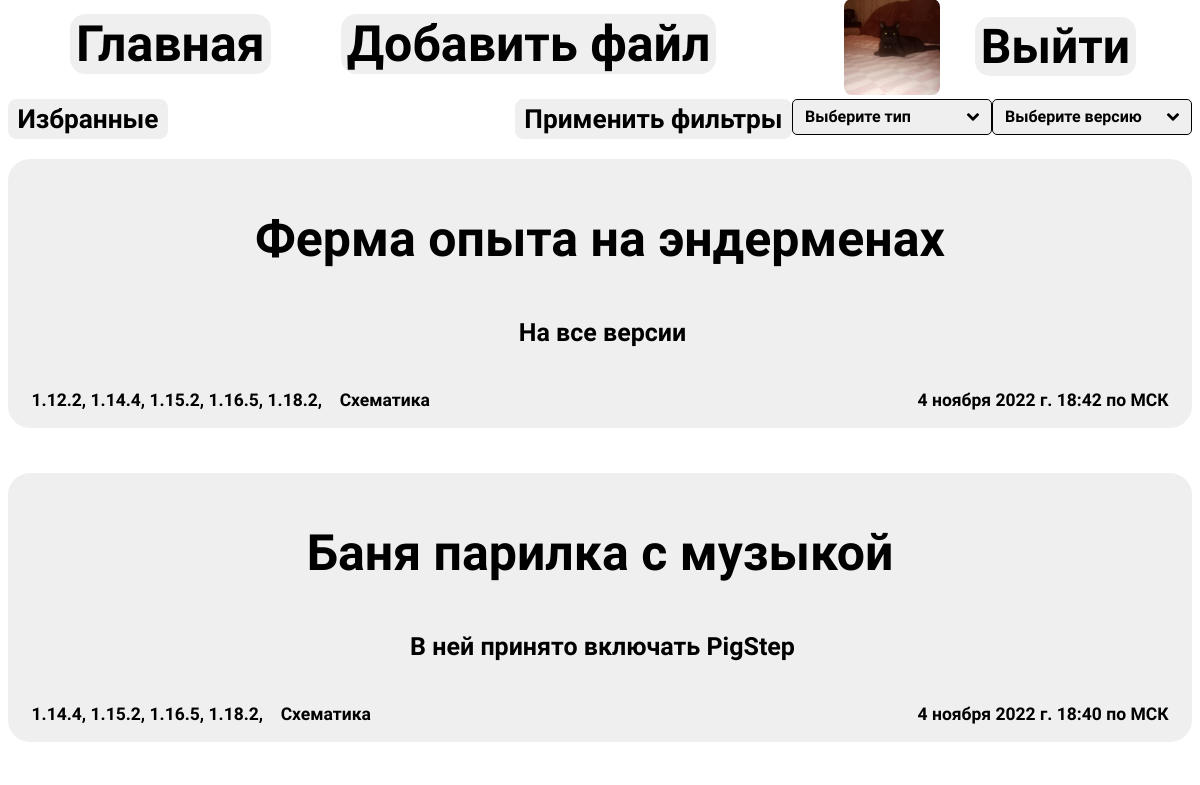
Page / (signed in, upper part) on the earlier database version.
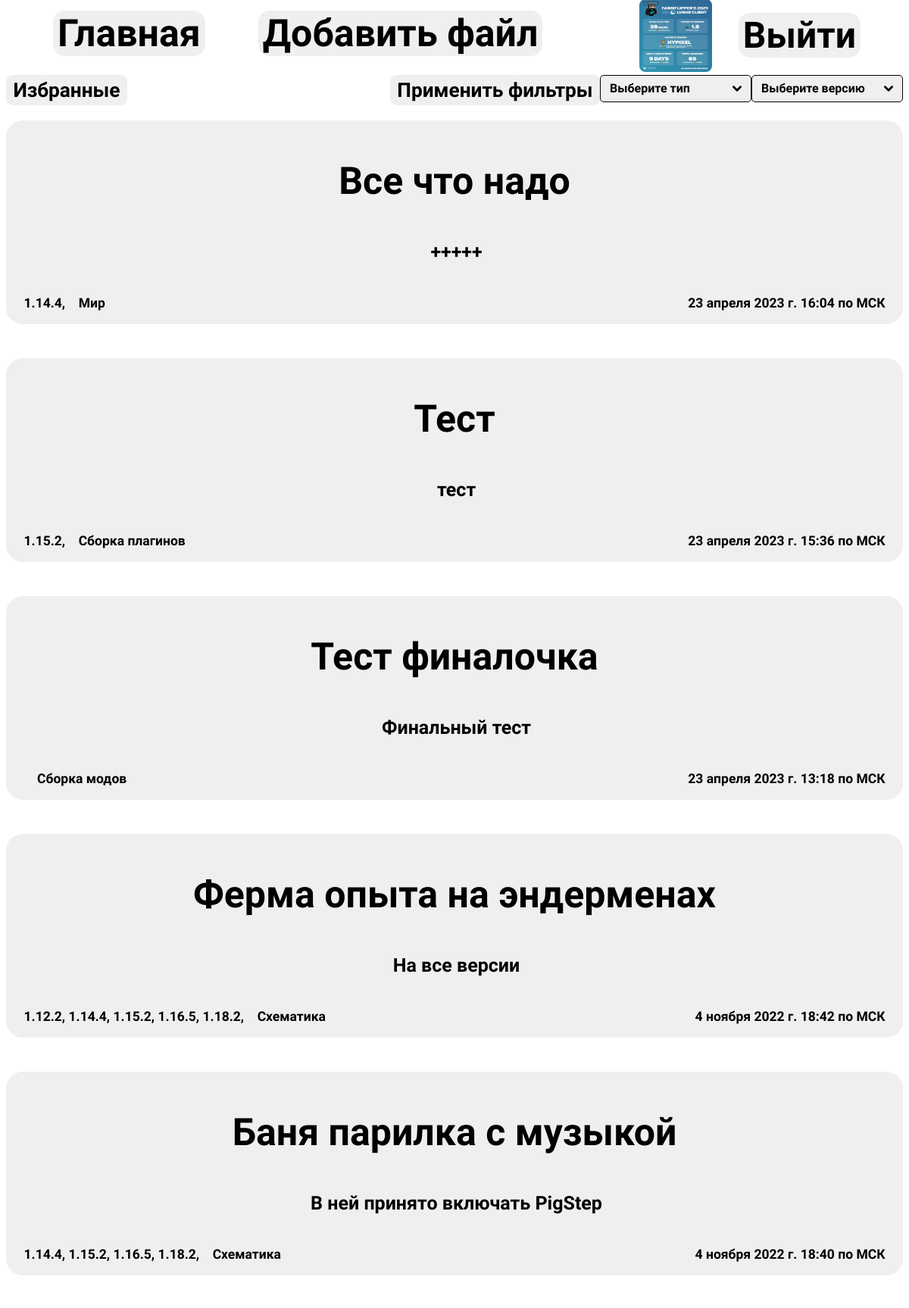
Same page on the later database version.
### users/models.py (models this page shows)
class CustomUser(AbstractUser):
    GENDERS = (
        ('m', 'Мужчина'),
        ('f', 'Женщина'),
    )
    gender = models.CharField('Пол', max_length=1, choices=GENDERS, default='')
    birth_date = models.DateField('День рождения', default='2000-01-01')
    avatar = models.ImageField('Аватарка', upload_to='avatars/', blank=True, null=True, default='standart_avatar.png')

### files/models.py (models this page shows, shortened)
class Files(models.Model):
    title = models.CharField('Название', max_length=128)
    anons = models.CharField('Анонс', max_length=250)
    url = models.URLField('URL файла для загрузки', max_length=120)
    slug = models.SlugField('URL', unique=True, db_index=True)
    full_txt = models.TextField('Полное описание')
    datetime = models.DateTimeField('Дата публикации', auto_now_add=True)
    version = models.ManyToManyField('Version', blank=False, related_name='files')
    type = models.ForeignKey('Type', on_delete=models.PROTECT, null=True, related_name='files')
    favourite = models.ManyToManyField(CustomUser, default=None, blank=True, related_name='favourite')
    creator = models.ForeignKey(CustomUser, on_delete=models.PROTECT, null=True, related_name='files')
    objects = models.Manager()
    class Meta:
        verbose_name = 'Файл'
        verbose_name_plural = 'Файлы'

class Version(models.Model):
    name = models.CharField('Название', max_length=40, db_index=True)
    def __str__(self):
        return self.name
    class Meta:
        verbose_name = 'Версия'
        verbose_name_plural = 'Версии'

class Type(models.Model):
    name = models.CharField('Название', max_length=40, db_index=True)
    class Meta:
        verbose_name = 'Тип'
        verbose_name_plural = 'Типы'

### home/views.py (the view, shortened to what this page needs)
# urls.py: path('', views.Home.as_view(), name='home'),
class Home(DataMixin, ListView):
    model = Files
    template_name = 'home/index.html'
    context_object_name = 'files'
    def get_context_data(self, **kwargs):
        context = super(Home, self).get_context_data(**kwargs)
        context['type'] = self.request.GET.get("type")
        context['version'] = self.request.GET.get("version")
        c_def = self.get_user_context()
        return dict(list(context.items()) + list(c_def.items()))
    def get_queryset(self):
        return Files.objects.order_by('-datetime').prefetch_related('version').select_related('type')

### home/utils.py (called while the page is built)
def get_theme(request):
    return request.COOKIES.get('fawn-files_cookie_theme')

    def get_user_context(self, **kwargs):
        context = kwargs
        context['theme'] = get_theme(self.request)
        if context['theme']:
            local_themes = themes.copy()
            local_themes.pop(context['theme'])
            context['themes'] = local_themes
        return context

### home/templates/home/index.html (shortened to what this page needs)
{% extends 'home/ex.html' %}
{% load static %}
{% block import %}
<link rel="stylesheet" href="{% static 'home/css/main.css' %}">
<link rel="stylesheet" href="{% static 'home/css/index.css' %}">
{% endblock %}
{% block content %}
    {% if request.user.is_authenticated %}
        <a href="{% url 'favourites_list' %}"><button class="fav text">Избранные</button></a>
    {% endif %}
    <div class="selects">
        <div id="select-1"></div>
        <div id="select-2"></div>
        <button class="af text" onclick="afClick()">Применить фильтры</button>
    </div>
    <div class="files">
        {% for el in files %}
            <a href="{% url 'file-detail' el.slug %}">
            <button class="file_info">
                <p class="title text">{{ el.title }}</p>
                <p class="anons text">{{ el.anons }}</p>
                <p class="date text">{{ el.datetime }} по МСК</p>
                <p class="version text">
                    {% for ver in el.version.all %}
                        {{ ver }},
                    {% endfor %}
                </p>
                <p class="type text">{{ el.type.name }}</p>
            </button>
            </a>
        {% endfor %}
    </div>
{% endblock %}

### home/templates/home/ex.html (shortened to what this page needs)
{% load static %}
<!DOCTYPE html>
<html lang="en">
<head>
    <link rel="stylesheet" href="{% static 'home/css/ex.css' %}">
    <link rel="stylesheet" href="https://kit-pro.fontawesome.com/releases/v5.12.1/css/pro.min.css"></link>
    {% block import %}{% endblock %}
</head>
<body>
    <header class="header">
        <a class="img" href="{% url 'home' %}">
        <div class="buttons">
            <a href="{% url 'home' %}"><button class="hb home">Главная</button></a>
            {% if request.user.is_authenticated %}
                <a href="{% url 'addfile' %}"><button class="hb addfile">Добавить файл</button></a>
            {% endif %}
        </div>
        <div class="auth">
            {% if request.user.is_authenticated %}
                <a href="{% url 'user_profile' request.user.profile.pk %}"><img class="avatar" src="{{ user.avatar.url }}"></img></a>
                <a href="{% url 'logout' %}"><button class="hb hbl logout">Выйти</button></a>
            {% else %}
                <a href="{% url 'register' %}"><button class="hb hbr register">Зарегистрироваться</button></a><br>
                <a href="{% url 'login' %}"><button class="hb hbr login">Войти</button></a>
            {% endif %}
        </div>
    </header>
    {% block content %}{% endblock %}
</body>
</html>

### home/static/home/css/ex.css (style rules this page uses)
.header { height: 6.25em; width: 100%; margin-top: -0.5625em; margin-left: -0.5em; align-items: center; }
button.hb { float: left; margin-top: 0.3em; margin-left: 1.4em; }
button.hbl { font-size: 2.5em; }
img.avatar { margin-left: 8em; margin-right: 0; width: 6em; height: 6em; border-radius: 0.5em; }
button.logout { margin-top: -1.7em; margin-right: 1em; float: right; font-size: 3em; }
button { -webkit-transition-duration: 0.4s; transition-duration: 0.4s; border: none; cursor: pointer; font: bold 3.125em 'Play', sans-serif; border-radius: 0.3125em; }
a { text-decoration: none; }
.text { font: bold 0.5em 'Play', sans-serif; }

### home/static/home/css/main.css (style rules this page uses)
#select-2 { margin-right: 0em; }
div.selects > div { float: right; }
.select { position: relative; width: 12.5em; font: bold 1em 'Play', sans-serif; }

### home/static/home/css/index.css (style rules this page uses)
.af { float: right; padding: 0.2em 0.36em; font-size: 1.64em; margin-left: 0; }
.fav { float: left; padding: 0.2em 0.36em; font-size: 1.64em; margin-left: 0; }
div.files { margin-top: 3.75em; }
.file_info { border-radius: 0.4375em; margin-top: 0.9em; margin-bottom: 0.6em; width: 100%; display: block; }
.title { font-size: 1em; }
.anons { margin-left: 0.2em; }
.date { margin-right: 1em; font-size: 0.35em; float: right; }
.version { margin-left: 1em; font-size: 0.35em; float: left; }
.type { margin-left: 1em; font-size: 0.35em; float: left; }

Differences in the rows shown:
changed CustomUser: avatar: a different picture
added Files: title "Все что надо", anons "+++++", datetime "23 апреля 2023 г. 16:04", type.name "Мир", Version (name "1.14.4")
added Files: title "Тест", anons "тест", datetime "23 апреля 2023 г. 15:36", type.name "Сборка плагинов", Version (name "1.15.2")
added Files: title "Тест финалочка", anons "Финальный тест", datetime "23 апреля 2023 г. 13:18", type.name "Сборка модов"
